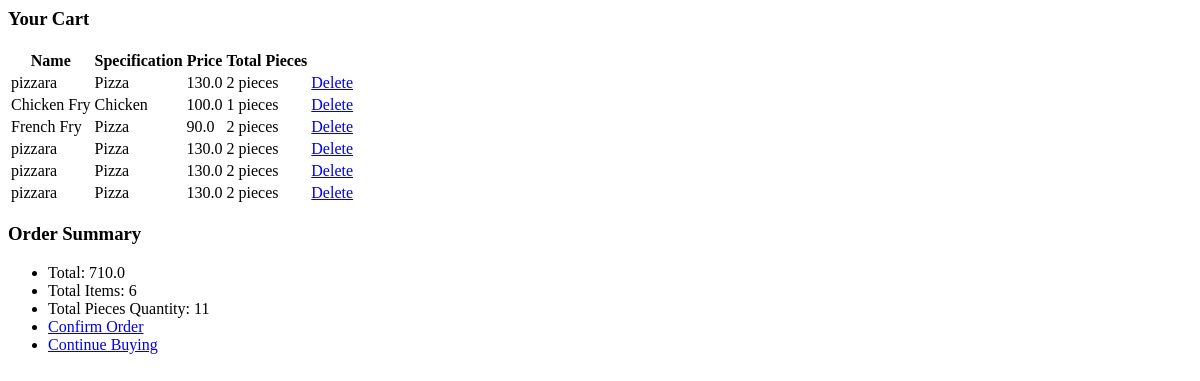
The app's page /cart/ (signed in), older data.
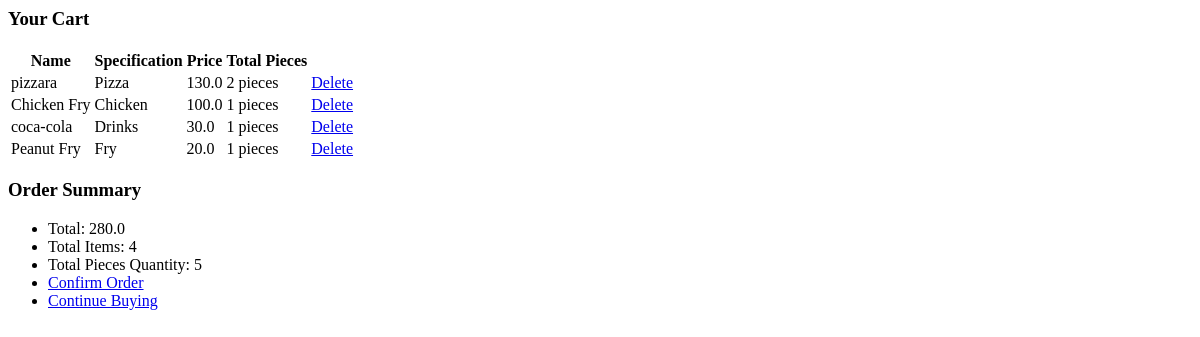
The same page, newer data.
### customer/models.py (models this page shows, shortened)
class CartItems(models.Model):
    ORDER_STATUS = (
        ('Active', 'Active'),
        ('Processing', 'Processing'),
        ('Delivered', 'Delivered')
    )
    user = models.ForeignKey(User, on_delete=models.CASCADE)
    item = models.ForeignKey(food_item, on_delete=models.CASCADE)
    ordered = models.BooleanField(default=False)
    quantity = models.IntegerField(default=1)
    ordered_date = models.DateField(default=timezone.now)
    status = models.CharField(max_length=20, choices=ORDER_STATUS, default='Active')
    delivery_date = models.DateField(default=timezone.now)
    class Meta:
        verbose_name = 'Cart Item'
        verbose_name_plural = 'Cart Items'

### food/models.py (models this page shows, shortened)
class food_item(models.Model):
    food_cate = [
        ('Pizza', 'Pizza'),
        ('Burger', 'Burger'),
        ('Chicken', 'Chicken'),
        ('Drinks', 'Drinks'),
        ('Sandwich', 'Sandwich'),
        ('Cake', 'Cake'),
        ('Donut', 'Donut'),
        ('Fry', 'Fry')
    ]
    food_title = models.CharField(max_length=150)
    food_description = models.CharField(max_length=250, blank=True)
    food_price = models.FloatField()
    food_catagory = models.CharField(choices=food_cate, blank=False, null=False, max_length=50)
    serving_quantity = models.IntegerField(default=1)
    image = models.ImageField(default='default.jpg', upload_to='images/')
    created_by = models.ForeignKey(manager_account, on_delete=models.CASCADE)
    date_of_creation = models.DateField(default=timezone.now)

### customer/views.py (the view)
# urls.py: path('cart/', views.get_cart_items, name='cart'),
@login_required
def get_cart_items(request):
    cart_items = CartItems.objects.filter(user=request.user, ordered=False)
    total_item = cart_items.count()
    bill = cart_items.aggregate(Sum('item__food_price'))
    number = cart_items.aggregate(Sum('quantity'))
    print(number)
    print(bill)
    pieces = cart_items.aggregate(Sum('item__serving_quantity'))
    print(pieces)
    total = bill.get("item__food_price__sum")
    print(total)
    count = number.get("quantity__sum")
    total_pieces = pieces.get("item__serving_quantity__sum")
    context = {
        'cart_items': cart_items,
        'total': total,
        'count': count,
        'total_pieces': total_pieces,
        'total_item': total_item
    }
    return render(request, 'customer/cart.html', context)

### templates/customer/cart.html
<div class="cart">
    <div class="container">
        <div class="row">
            <div class="col-sm-9 mt-5">
                <h3 class="text-center">Your Cart</h3>
                {% if cart_items %}
                <div class="table-responsive">
                    <table class="table table-light">
                        <thead>
                        <tr>
                            <th scope="col">Name</th>
                            <th scope="col">Specification</th>
                            <th scope="col">Price</th>
                            <th scope="col">Total Pieces</th>
                            <th scope="col"></th>
                            <th scope="col"></th>
                        </tr>
                        </thead>
                        <tbody>
                            {% for cart in cart_items %}
                        <tr>
                            <td>{{ cart.item.food_title }} <span class="badge badge-{{ cart.item.label_colour }}">{{ cart.item.labels }}</span></td>
                            <td>{{ cart.item.food_catagory }}</td>
                            <td>{{ cart.item.food_price }}</td>
                            <td>{{ cart.item.serving_quantity }} pieces</td>
                            <td><a class="btn-sm app-btn-secondary" href="{% url 'customer:remove-from-cart' cart.pk %}">Delete</a></td>
                        </tr>
                            {% endfor %}
                        </tbody>
                    </table>
                </div>
                {% else %}
                <h4 class="text-center">Sorry, your cart is empty..Please add items!!!</h4>
                {% endif %}
            </div>
            <div class="col-sm-3 mt-5 mb-3">
                <div class="content-section">
                    <h3 class="text-center">Order Summary</h3>
                      <ul class="list-group">
                             <li class="list-group-item list-group-item-light text-center text-dark">Total: {{ total }}</li>
                             <li class="list-group-item list-group-item-light text-center text-dark">Total Items: {{ total_item }}</li>
                             <li class="list-group-item list-group-item-light text-center text-dark">Total Pieces Quantity: {{ total_pieces }}</li>
                             <li class="list-group-item list-group-item-light text-center"><a class="btn btn-warning text-dark" href="{% url 'customer:order_food' %}">Confirm Order</a></li>
                             <li class="list-group-item list-group-item-light text-center"><a class="btn btn-warning text-dark" href="{% url 'customer:explore' %}">Continue Buying</a></li>
                      </ul>
                </div>
            </div>
        </div>
    </div>
</div>

Row changes from the older to the newer data that the page shows:
removed CartItems: item.food_title "French Fry", item.food_catagory "Pizza", item.food_price "90.0", item.serving_quantity "2"
removed CartItems: item.food_title "pizzara", item.food_catagory "Pizza", item.food_price "130.0", item.serving_quantity "2"
removed CartItems: item.food_title "pizzara", item.food_catagory "Pizza", item.food_price "130.0", item.serving_quantity "2"
removed CartItems: item.food_title "pizzara", item.food_catagory "Pizza", item.food_price "130.0", item.serving_quantity "2"
added CartItems: item.food_title "coca-cola", item.food_catagory "Drinks", item.food_price "30.0", item.serving_quantity "1"
added CartItems: item.food_title "Peanut Fry", item.food_catagory "Fry", item.food_price "20.0", item.serving_quantity "1"
Text that changed along with them:
{{ total }}: "710.0" → "280.0"
{{ total_item }}: "6" → "4"
{{ total_pieces }}: "11" → "5"
